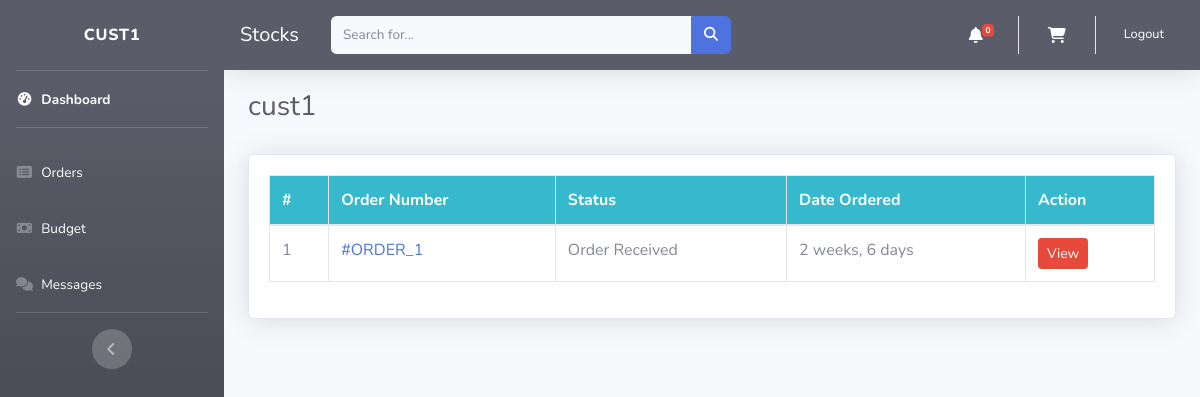
The app's page /customer-orders/ (signed in), older data.
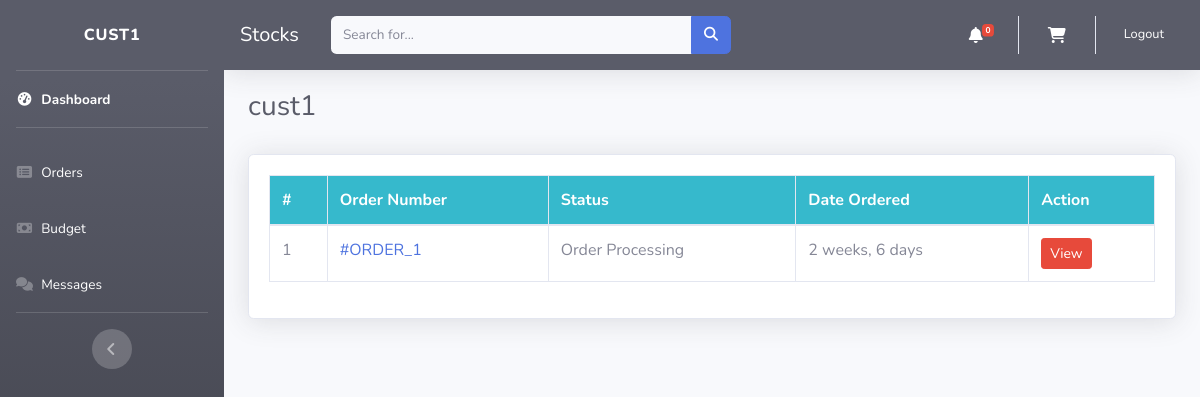
The same page, newer data.
### dashboard/models.py (models this page shows, shortened)
class Order(models.Model):
    user = models.ForeignKey(Customer, on_delete=models.CASCADE, null=True, blank=True)
    first_name =models.CharField(max_length=255,null=True,blank=True)
    last_name = models.CharField(max_length=255,blank=True, null=True)
    email = models.EmailField(max_length=255,null=True, blank=True)
    phone = models.CharField(max_length=255,blank=True, null=True)
    address = models.CharField(max_length=255,null=True,blank=True)
    paid_amount = models.DecimalField(null=True,blank=True,max_digits=50,decimal_places=2)
    created_at = models.DateTimeField(auto_now_add=True, null=True,blank=True)
    vendors = models.ManyToManyField(Vendor, related_name="orders", null=True, blank=True)
    payment_method = models.CharField(
        max_length=200, choices=METHOD, default="Cash On Delivery")
    order_status = models.CharField(max_length=50, choices=ORDER_STATUS, null=True,blank=True, default='Order Received')
    class Meta:
        ordering = ['-created_at']

### dashboard/views.py (the view)
# urls.py: path("customer-orders/", CustomerOrders.as_view(), name="customer-orders"),
class CustomerOrders(TemplateView):
    template_name= 'skeleton/customer_order_list.html'
    def get_context_data(self, **kwargs):
        context = super().get_context_data(**kwargs)
        context["orders"] =Order.objects.filter(user = self.request.user)
        return context

### dashboard/cart.py (called while the page is built)
    def __len__(self):
        return sum(item['quantity'] for item in self.cart.values())

### dashboard/context_processors.py (called while the page is built)
def notifications(request):
    allnotifications = BroadcastNotification.objects.all()
    return {'notifications': allnotifications}

def cart(request):
    return {'cart': Cart(request)}

### templates/skeleton/customer_order_list.html (shortened to what this page needs)
{% extends 'body/base.html' %}
{% block content %}
<div class="container-fluid">
    <div class="d-sm-flex align-items-center justify-content-between mb-4">
        <h1 class="h3 mb-0 text-gray-800" style='margin-top:20px;'>{{ request.user.username }}</h1>
    </div>
    <div class="card shadow mb-4" style='margin-top:30px;'>
        <div class="card-body">
            <div class="table-responsive">
                <table class="table table-bordered" id="dataTable" width="100%" cellspacing="0">
                    <thead class='bg-info'>
                        <tr class="text-white">
                            <th scope="col">#</th>
                            <th scope="col">Order Number</th>
                            <th scope="col">Status</th>
                            <th scope="col">Date Ordered</th>
                            <th scope="col">Action</th>
                        </tr>
                    </thead>
                    <tbody>
            {% for item in orders %}
                    <tr>
                        <td>{{forloop.counter}}</td>
                        <td><a href="{% url 'customer-order-details' item.id %}">#ORDER_{{item.id}}</a></td>
                        <td>{{item.order_status }}</td>
                        <td>{{item.created_at|timesince }}</td>
                        <td>
                            <a class="btn btn-danger btn-sm" href="{% url 'customer-order-details' item.id %}">View</a>
                        </td>
                    </tr
            {% endfor %}
                    </tbody>
                </table>
            </div>
        </div>
    </div>
</div>
{% endblock  %}

Row changes from the older to the newer data that the page shows:
changed Order id 1: order_status "Order Received" → "Order Processing"
